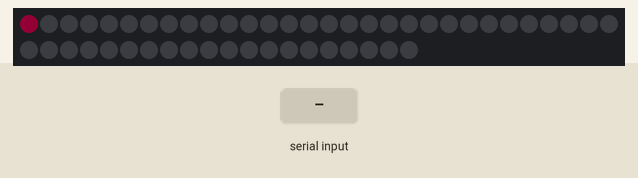
Bench run of a sketch on a simulated Arduino Uno, built for the host (arithmetic inside an expression is 32-bit, double 64-bit). Shown: 50 RGB LEDs in strip order, left to right, continuing on the next row. The inputs (shaded band) are chosen by the test bench. Dim RGB values are drawn brighter than linear.

Above: at 0.1 s.
At 10.84 s:
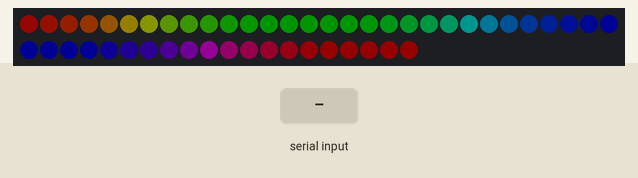
10.9 s: "1" received over Serial
At 12.6 s:
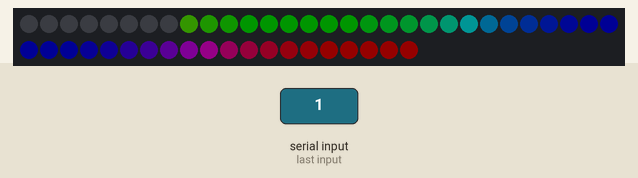
12.9 s: "2" received over Serial
Timing chart, 0 to 15.9 s (numbered marks = the images above; inputs shaded):
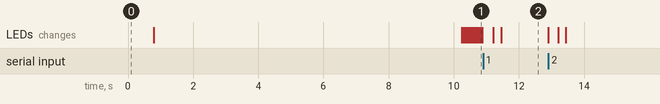

The sketch:

THENEW.ino
```cpp
#include <Adafruit_NeoPixel.h>
#ifdef __AVR__
 #include <avr/power.h> // Required for 16 MHz Adafruit Trinket
#endif

#define LED_PIN 6
#define LED_COUNT 50
#define BRIGHTNESS 20

Adafruit_NeoPixel strip(LED_COUNT, LED_PIN, NEO_GRBW + NEO_KHZ800);

uint32_t colors[13] = {0x0073ff, 0xff005d, 0x0073ff, 0xff005d, 0x0073ff, 0xff005d, 0x0073ff, 0xff005d, 0x0073ff, 0xff005d, 0x0073ff, 0xff005d, 0x0073ff};

uint32_t ledIndexColors[8] = {0x000000,0x000000,0x000000,0x000000,0x000000,0x000000,0x000000,0x000000};
int state;

int counter = 0;

int timer = 0;

bool cont(){
  bool rv = true;
  for(int i = 0; i < 7; i++){
   if(ledIndexColors[i] != 0x000000){
    return true;
   }
  }

 return false;
}

void bop(int ind, uint32_t c){
  ledIndexColors[ind - 1] = c;

}

void updateLEDs(){
  for(int i = 0; i < 8; i++){

    //define R from hex to RGB as variable
    byte r = ledIndexColors[i] >> 16;

    //define G from hex to RGB as variable
    byte g = (ledIndexColors[i] & 0x00ff00) >> 8;
    //define B from hex to RGB as variable
    byte b = (ledIndexColors[i] & 0x0000ff);

    if(r > 0){
      ledIndexColors[i] -= 0x010000;
    }

    if(g > 0){
      ledIndexColors[i] -= 0x000100;
    }

    if(b > 0){
      ledIndexColors[i] -= 0x000001;
    }
    strip.setPixelColor(i, ledIndexColors[i]);
  }

  strip.show();
}

void commandAndFunction(int lis, int whea){
  if(state == lis){
    bop(whea, colors[counter]);
    if(counter > 11){
      counter = 0;
    } else{
      counter++;
    }
    state = 9;

  }
}

void setup() {
  Serial.begin(9600);

      #if defined(__AVR_ATtiny85__) && (F_CPU == 16000000)
  clock_prescale_set(clock_div_1);
#endif
  strip.begin();           // INITIALIZE NeoPixel strip object (REQUIRED)
  strip.show();            // Turn OFF all pixels ASAP
  strip.setBrightness(BRIGHTNESS);

  for(int i = 1; i < 9; i++){
    bop(i, colors[1]);
    counter++;
    updateLEDs();
    delay(30);
  }

  while(cont()){
    updateLEDs();
  }

  for(int i = 9; i > 0; i--){
    bop(i, colors[0]);
    counter++;
    updateLEDs();
    delay(30);
  }

  while(cont()){
    updateLEDs();
  }

  delay(2000);


}

void loop() {

  if(timer > 3000){
    rainbow(40);
  }


  if (Serial.available() > 0) {
    state = Serial.read();
    timer = 0;
  }

  updateLEDs();

  commandAndFunction('1',1);
  commandAndFunction('2',2);
  commandAndFunction('3',3);
  commandAndFunction('4',4);
  commandAndFunction('5',5);
  commandAndFunction('6',6);
  commandAndFunction('7',7);
  commandAndFunction('8',8);


  timer++;


}

void rainbow(int wait) {
  // Hue of first pixel runs 5 complete loops through the color wheel.
  // Color wheel has a range of 65536 but it's OK if we roll over, so
  // just count from 0 to 5*65536. Adding 256 to firstPixelHue each time
  // means we'll make 5*65536/256 = 1280 passes through this loop:
  for(long firstPixelHue = 0; firstPixelHue < 5*65536; firstPixelHue += 256) {
    // strip.rainbow() can take a single argument (first pixel hue) or
    // optionally a few extras: number of rainbow repetitions (default 1),
    // saturation and value (brightness) (both 0-255, similar to the
    // ColorHSV() function, default 255), and a true/false flag for whether
    // to apply gamma correction to provide 'truer' colors (default true).
    strip.rainbow(firstPixelHue);
    if (Serial.available() > 0) {
      timer = 0;
      break;
    }
    // Above line is equivalent to:
    // strip.rainbow(firstPixelHue, 1, 255, 255, true);
    strip.show(); // Update strip with new contents
    delay(wait);  // Pause for a moment

  }
}
```

Measured:
- after the input at 10.9 s, the LEDs: first change after 0.32 s (image 2 shows a later state)
